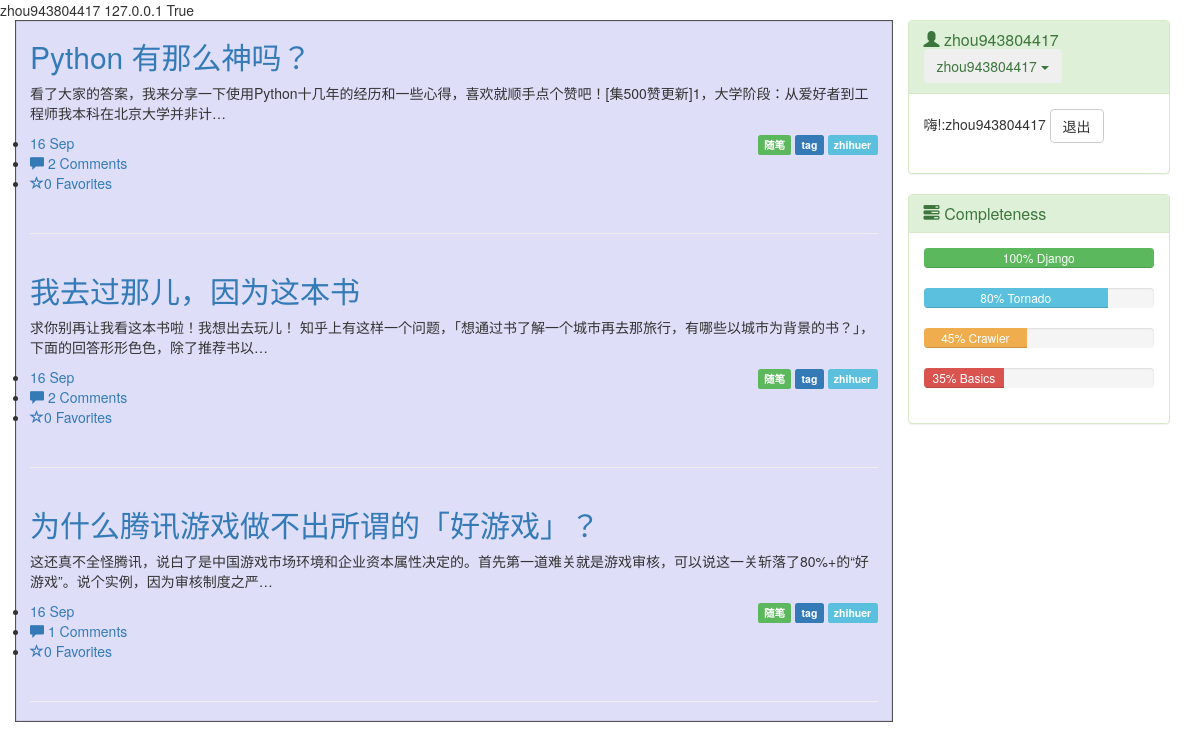
/focus/ (signed in), run on the app's committed database.
### focus/models.py (models this page shows, shortened)
@python_2_unicode_compatible
class NewUser(AbstractUser):
    profile = models.CharField('profile',default='',max_length=256)
    def __str__(self):
        return self.username

@python_2_unicode_compatible
class Article(models.Model):
    column = models.ForeignKey(Column,blank=True,null=True,verbose_name='belong to',on_delete=models.CASCADE)
    title = models.CharField('标题',max_length=256)
    author = models.ForeignKey('Author',on_delete=models.CASCADE)
    user = models.ManyToManyField(settings.AUTH_USER_MODEL,blank=True)
    content = models.TextField('content')
    pub_date = models.DateTimeField(auto_now_add=True,editable=True)
    update_time = models.DateTimeField(auto_now=True,null=True)
    published = models.BooleanField('notDraft',default=True)
    poll_num = models.IntegerField('点赞数',default=0)
    comment_num = models.IntegerField('评论数',default=0)
    keep_num = models.IntegerField('收藏数',default=0)
    objects = ArticleManager()#替代默认的model查询接口对象
    class Meta:
        verbose_name = 'article'
        verbose_name_plural = 'articles'

@python_2_unicode_compatible
class Column(models.Model):
    name = models.CharField('文章分类',max_length=256)
    intro = models.TextField('introduction',default='')
    def __str__(self):
        return self.name
    class Meta:
        verbose_name = '文章的分类'
        verbose_name_plural = 'column'
        ordering = ['name']

class Author(models.Model):
    name = models.CharField(max_length=256)
    profile = models.CharField('profile',default='',max_length=256)
    password = models.CharField('password',max_length=256)
    register_date = models.DateTimeField(auto_now_add=True,editable=True)
    def __str__(self):
        return self.name

### focus/views.py (the view)
# urls.py: path('',foucs_views.index,name="index"),
def index(request):
    latest_article_list = Article.objects.query_by_time()
    loginform = LoginForm()
    context = {'latest_article_list':latest_article_list,'loginform':loginform}
    return render(request,'focus/index.html',context)

### focus/forms.py
class LoginForm(forms.Form):
	uid = forms.CharField(label='',widget=forms.TextInput(attrs={'class':'form-control' ,'id':'uid', 'placeholder': 'Username'}))
	pwd = forms.CharField(label='',widget=forms.PasswordInput(attrs={'class':'form-control' ,'id':'pwd', 'placeholder': 'Password'}))

### cms/context_processor.py (called while the page is built)
def settings(request):
    return {'settings':original_settings}

def ip_address(request):
    return {'ip_address':request.META['REMOTE_ADDR']}

### focus/models.py (called while the page is built)
    def query_by_time(self):
        query = self.get_queryset().order_by('-pub_date')
        return query

### focus/templates/focus/index.html (shortened to what this page needs)
<!DOCTYPE html>
<html lang="en">
<head>
    <link href="https://cdn.bootcss.com/bootstrap/3.3.7/css/bootstrap.min.css" rel="stylesheet">
</head>
<body>
{{ request.user.username }}
{{ ip_address }}
{{ settings.DEBUG }}
<div class="container">
    <div class="row">
        <div class="col-md-9" style="background-color: #dedef8; box-shadow: inset 1px -1px 1px #444, inset -1px 1px 1px #444;">
            {% for article in latest_article_list %}
            <div class="row">
                <div class="col-md-12">
                    <h2><a id="article_title" href="/focus/{{ article.id }}/articles/">{{ article.title }}</a></h2>
                    <p>{{ article.content|truncatechars_html:80 |safe }}</p>
                    <p class="pull-right">
                        <span class="label label-success">{{ article.column }}</span>
                        <span class="label label-primary">tag</span>
                        <span class="label label-info">{{ article.author }}</span>
                    </p>
                    <ul class="list-group">
                        <li><a href="#">{{ article.pub_date | date:"j M" }}</a></li>
                        <li><a href="#"><span class="glyphicon glyphicon-comment"></span> {{ article.comment_num }} Comments</a></li>
                        <li><a href="#"><span class="glyphicon glyphicon-star-empty"></span>{{ article.keep_num }} Favorites</a></li>
                    </ul>
                </div>
            </div>
            <hr>
            {% endfor %}
        </div>
        <div class="col-md-3">
            {% if request.user.is_authenticated %}
            <div class="panel panel-success">
                <div class="panel-heading">
                    <h3 class="panel-title">
                        <span class="glyphicon glyphicon-user"></span>
                        {{ request.user }}
                        <div class="dropdown">
	<button type="button" class="btn dropdown-toggle" id="dropdownMenu1"
			data-toggle="dropdown">
		{{ request.user }}
		<span class="caret"></span>
	</button>
</div>
                    </h3>
                </div>
                <div class="panel-body">
                    <div class="form-group">嗨!:{{ user }}
                        <a href="/focus/logout/"><input class="btn btn-default" type="submit" value="退出" />
                        </a>
                    </div>
                </div>
            </div>
            {% endif %}
            <div class="panel panel-success">
                <div class="panel-heading">
                    <h3 class="panel-title">
                        <span class="glyphicon glyphicon-tasks"></span>
                        Completeness
                    </h3>
                </div>
                <div class="panel-body">
                      <div class="progress">
                          <div class="progress-bar progress-bar-success" role="progressbar" aria-valuenow="100" aria-valuemin="0" aria-valuemax="100" style="width:100%">
                                100% Django
                          </div>
                      </div>
                      <div class="progress">
                          <div class="progress-bar progress-bar-info" role="progressbar" aria-valuenow="80" aria-valuemin="0" aria-valuemax="100" style="width:80%">
                              80% Tornado
                          </div>
                      </div>
                      <div class="progress">
                          <div class="progress-bar progress-bar-warning" role="progressbar" aria-valuenow="45" aria-valuemin="0" aria-valuemax="100" style="width:45%">
                              45% Crawler
                          </div>
                      </div>
                      <div class="progress">
                          <div class="progress-bar progress-bar-danger" role="progressbar" aria-valuenow="35" aria-valuemin="0" aria-valuemax="100" style="width:35%">
                                 35% Basics
                          </div>
                      </div>
                </div>
            </div>
        </div>
    </div>
</div>
</body>
</html>

### data on the page
NewUser: user.username "zhou943804417", user "zhou943804417", username "zhou943804417"
Article: title "Python 有那么神吗？", content "看了大家的答案，我来分享一下使用Python十几年的经历和一些心得，喜欢就顺手点个赞吧！[集500赞更新]1，大学阶段：从爱好者到工程师我本科在北京大学并非计…", column "随笔", author "zhihuer", pub_date "16 Sep", comment_num "2", keep_num "0"
Article: title "我去过那儿，因为这本书", content "求你别再让我看这本书啦！我想出去玩儿！ 知乎上有这样一个问题，「想通过书了解一个城市再去那旅行，有哪些以城市为背景的书？」，下面的回答形形色色，除了推荐书以…", column "随笔", author "zhihuer", pub_date "16 Sep", comment_num "2", keep_num "0"
Article: title "为什么腾讯游戏做不出所谓的「好游戏」？", content "这还真不全怪腾讯，说白了是中国游戏市场环境和企业资本属性决定的。首先第一道难关就是游戏审核，可以说这一关斩落了80%+的“好游戏”。说个实例，因为审核制度之严…", column "随笔", author "zhihuer", pub_date "16 Sep", comment_num "1", keep_num "0"

### other printed values
{{ ip_address }} "127.0.0.1"
{{ settings.DEBUG }} "True"
